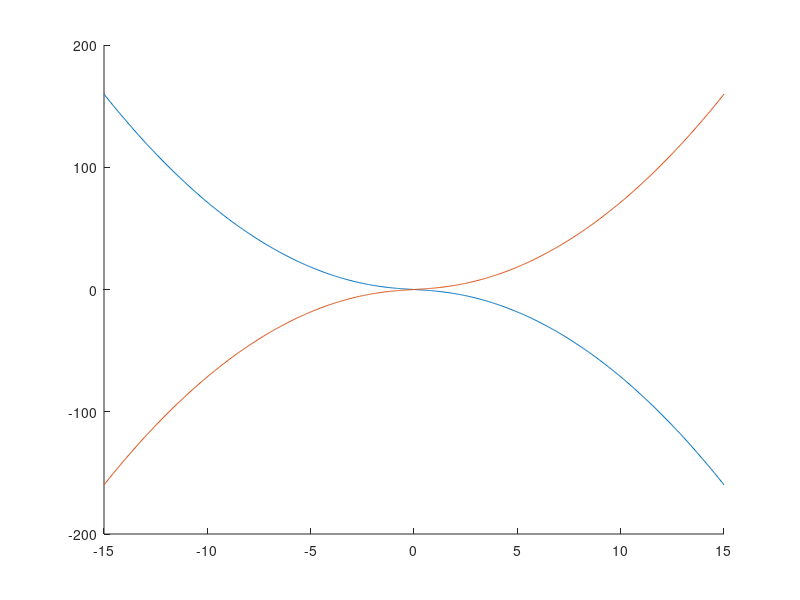

MATLAB code to generate this figure: (Note: this script raises an error after producing the figure.)
%%
clc
clear

addpath('elliptic')

L1 = 2;
L2 = 1;
L = L1 + L2;

params = [-1 L1 L2];
u_span = [-15 +15];
u_sep = u_span(1) : 0.05 : u_span(2);

s_minus = @(u) (u / sqrt(2)) .* sqrt(2 + (u .^ 2));
s_plus = @(u) -s_minus(u);

du_sep_minus = s_minus(u_sep);
du_sep_plus  = s_plus(u_sep);

figure('Position', [100, 100, 350, 300])
hold on
plot(u_sep, du_sep_plus)
plot(u_sep, du_sep_minus)

n = length(u_sep);
u_map  = zeros(1, n);
du_map = zeros(1, n);

intervals = 2048;
x_span = [L1 L1 + L2];

for i = 1:n
	u0 = u_sep(i); du0 = du_sep_minus(i);
	[~, U] = f_solve(params, x_span, [u0 du0], intervals);
	u_map(i)  = U(end, 1);
	du_map(i) = U(end, 2);
end

plot(u_map, du_map)

a = 1;
k = 1 / sqrt(2);

n_plus = [0 1 2 3 4];
X_plus = icn(sqrt(a) / ((a^2 + 1) ^ (1/4)), k) + K(k) .* n_plus;
u_intersect_plus = (2 * a ^ (3/2)) / ((a^2 + 1) ^ (1/4)) .* X_plus / L2;

n_minus = [0 1 2 3 4];
X_minus = icn(sqrt(a) / ((a^2 + 1) ^ (1/4)), k) + K(k) .* n_minus;
u_intersect_minus = -(2 * a ^ (3/2)) / ((a^2 + 1) ^ (1/4)) .* X_minus / L2;

u_intersect = [u_intersect_minus u_intersect_plus];
du_intersect = s_plus(u_intersect);
plot(u_intersect, du_intersect, 'o')

axis([-12 +12 -90 +90])







